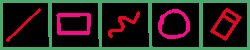
#> input picture OpenCV/Face Recognition/tools.png, 250 x 50 px, given in place of the camera
$ python skecth.py
#> lines starting #> are read from the running program, lines starting #| are printed output that depends on the picture; after the words box and inside, x2 and y2 are one past the last pixel; in counts of white or black regions, pixels touching at a corner belong together
import cv2 as cv
import numpy as np
from matplotlib import pyplot as plt

def liveSketch():
    cap = cv.VideoCapture(0)

    while True:
        ret, frame = cap.read()
#> frame is the input picture: shape (50, 250, 3); mean B, G, R 30, 33.8, 39.8
        cv.imshow("Live Sketch", sketch(frame))
        if cv.waitKey(1) == 27:
            break

    cap.release()
    cv.destroyAllWindows()

def sketch(image):
    # Convert image to gray scale
    img_gray = cv.cvtColor(image, cv.COLOR_BGR2GRAY)
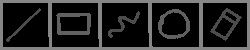
#> img_gray: shape (50, 250); min 0, max 134, mean 35.2

    # Clean up image using Gaussian Blur
    img_gray_blur = cv.GaussianBlur(img_gray, (5, 5), 0)
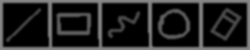
#> img_gray_blur: shape (50, 250); min 0, max 134, mean 35.2

    # Extract Edges
    canny_edges = cv.Canny(img_gray_blur, 30, 40)
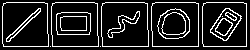
#> canny_edges: shape (50, 250); 14.1% white in thin lines or dots, all inside (x1, y1, x2, y2) = (2, 2, 247, 47)

    # Do an invert binarize the image
    ret, mask = cv.threshold(canny_edges, 120, 255, cv.THRESH_BINARY_INV)

    return mask

liveSketch()
#> (key Esc is pressed here)
